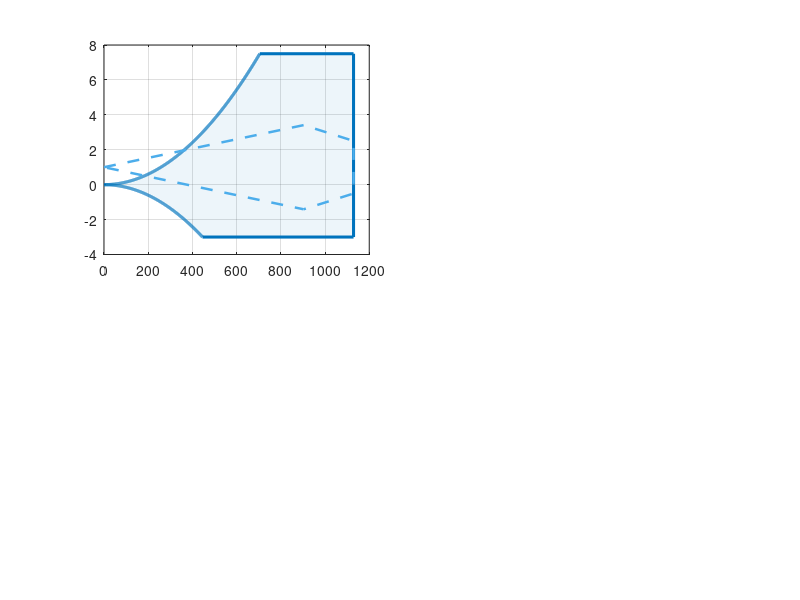

MATLAB code for this plot: (Note: this script raises an error after producing the figure.)
%% V-n Diagram — Next-Gen Carrier-Based Strike Fighter
%  AE 460B — Group 2
%
%  References:
%    [1] Nicolai, "Fundamentals of Aircraft and Airship Design, Vol. 1,"
%        Ch. 19, Sec. 19.2 — Structural Design Criteria (V-n diagram)
%    [2] MIL-A-8861B — Airplane Strength and Rigidity: Flight Loads
%    [3] Roskam, "Airplane Design," Part V
%    [4] AE460 MASTER SHEET.xlsx (source of truth)
%
%  Per RCR Section 5.1 (Flight Loads), this script produces composite
%  V-n diagrams (n vs. EAS) for four configurations:
%    1. Lightest weight (A2A landing bring-back), sea level
%    2. Lightest weight (A2A landing bring-back), 45,000 ft
%    3. Heaviest weight (Strike TOGW),            sea level
%    4. Heaviest weight (Strike TOGW),            45,000 ft
%
%  All airspeeds are in ft/s EAS (equivalent airspeed).
%  Gust loads use the Nicolai Eq. 19.1 discrete gust method with the
%  Pratt gust alleviation factor K_g.

clear; clc; close all;

%% ========================================================================
%  AIRCRAFT PARAMETERS — AE460 MASTER SHEET.xlsx
%  ========================================================================

% ---------- Weights ----------
% Heaviest: Strike TOGW (Mission Weight sheet)
W_heavy = 51752;       % [lb]

% Lightest: A2A bring-back (landing) weight per RFP Sec 3.2.2
%   = We + 25% Wf + 50% W_PL
%   = 24808 + 0.25*19308 + 0.50*5500 = 32,385 lb
W_light = 32385;       % [lb]

% ---------- Wing Geometry (WingLayout sheet) ----------
S       = 457;         % Wing planform area [ft^2]
b       = 45;          % Wing span [ft]
AR      = 4.431;       % Aspect ratio
c_bar   = 126.38/12;   % Mean aerodynamic chord [ft] (126.38 in)

% ---------- Aerodynamic Data ----------
CL_max  =  0.9;        % Max lift coefficient, clean (Maneuver sheet)
CL_min  = -0.9;        % Min lift coefficient (symmetric airfoil)

% ---------- Standard Atmosphere ----------
rho_SL  = 0.002378;    % Sea-level density [slug/ft^3]
rho_45k = 0.000462;    % Density at 45,000 ft [slug/ft^3]
g       = 32.174;      % Gravity [ft/s^2]

% ---------- Structural Limits (MIL-A-8861B, fighter) ----------
n_pos   =  7.5;        % Positive limit load factor
n_neg   = -3.0;        % Negative limit load factor
SF_ult  =  1.5;        % Ultimate safety factor

% ---------- Design Speeds [ft/s EAS] ----------
% V_C from Wing_Area_Sizing: Mach 0.81 at SL = 903 ft/s
% V_D per MIL-A-8861B: V_D >= 1.2*V_C (using 1.25 for margin)
V_C = 903;             % Design cruise speed [ft/s EAS]
V_D = round(1.25 * V_C);  % Design dive speed [ft/s EAS] = 1129

% ---------- MIL-A-8861B Gust Velocities U_de [ft/s] ----------
% SL–20,000 ft: U_B=66, U_C=50, U_D=25
% 50,000 ft:    U_B=38, U_C=25, U_D=12.5
% 45,000 ft (linear interpolation):
gust_data = struct( ...
    'SL',    struct('U_C', 50,   'U_D', 25), ...
    'alt45', struct('U_C', 29.2, 'U_D', 14.6));

% ---------- Derived: Lift-curve slope ----------
% Nicolai low-AR formula (incompressible):
CL_alpha = 2*pi*AR / (2 + sqrt(AR^2 + 4));  % [1/rad]

%% ========================================================================
%  BUILD AND PLOT FOUR V-n DIAGRAMS
%  ========================================================================

weights   = [W_light,  W_heavy];
wt_names  = {'Lightest — A2A Landing (32,385 lb)', ...
              'Heaviest — Strike TOGW (51,752 lb)'};
wt_short  = {'A2A Landing', 'Strike TOGW'};

alt_vals  = [0, 45000];
alt_names = {'Sea Level', '45,000 ft'};
rho_alt   = [rho_SL, rho_45k];
gust_set  = {'SL', 'alt45'};

V = linspace(0, V_D * 1.15, 2000);  % Speed vector [ft/s EAS]

% Colors
c_man  = {[0.00 0.45 0.74], [0.85 0.33 0.10]};   % maneuver: blue / orange
c_gust = {[0.30 0.68 0.92], [0.93 0.60 0.35]};   % gust: light blue / light orange

fig = figure('Position', [50 50 1400 1000], 'Color', 'w');

panel = 0;
for a = 1:2           % altitude loop
    for w = 1:2       % weight loop
        panel = panel + 1;
        subplot(2, 2, panel);
        hold on; grid on; box on;

        W  = weights(w);
        WS = W / S;
        U_C_gust = gust_data.(gust_set{a}).U_C;
        U_D_gust = gust_data.(gust_set{a}).U_D;

        % ===================== MANEUVER ENVELOPE =====================
        % EAS-based: n = rho_SL * V_EAS^2 * S * CL / (2*W)
        n_stall_pos = (rho_SL * V.^2 * S * CL_max) / (2*W);
        n_stall_neg = (rho_SL * V.^2 * S * CL_min) / (2*W);

        V_S1    = sqrt(2*W / (rho_SL * S * CL_max));     % 1-g stall [ft/s EAS]
        V_A     = V_S1 * sqrt(n_pos);                     % Corner speed
        V_Aneg  = V_S1 * sqrt(abs(n_neg));                % Neg corner speed

        % --- Positive boundary ---
        ip = V <= V_A & n_stall_pos <= n_pos;
        V_p = [V(ip), V_A, V_D, V_D];
        n_p = [n_stall_pos(ip), n_pos, n_pos, 0];

        % --- Negative boundary ---
        in_ = V <= V_Aneg & n_stall_neg >= n_neg;
        V_n = [V_D, V_D, V_Aneg, fliplr(V(in_))];
        n_n = [0, n_neg, n_neg, fliplr(n_stall_neg(in_))];

        % Full maneuver envelope
        V_env = [V_p, V_n];
        n_env = [n_p, n_n];

        fill(V_env, n_env, c_man{w}, 'FaceAlpha', 0.07, ...
             'EdgeColor', c_man{w}, 'LineWidth', 2.2, ...
             'DisplayName', 'Maneuver Envelope');

        % ===================== GUST ENVELOPE =========================
        % Nicolai Eq. 19.1: n = 1 +/- (K_g * CL_a * U_e * V_e)/(498*W/S)
        %   (with V_e in KEAS and U_e in ft/s)
        % Equivalent form in ft/s EAS:
        %   dn = K_g * rho_SL * CL_a * U_e * V_EAS / (2 * W/S)
        mu  = 2*WS / (rho_SL * c_bar * CL_alpha * g);
        K_g = 0.88 * mu / (5.3 + mu);

        dn_C = K_g * rho_SL * CL_alpha * U_C_gust * V_C / (2*WS);
        dn_D = K_g * rho_SL * CL_alpha * U_D_gust * V_D / (2*WS);

        V_gust = [0, V_C, V_D, V_D, V_C, 0];
        n_gust = [1, 1+dn_C, 1+dn_D, 1-dn_D, 1-dn_C, 1];

        plot(V_gust, n_gust, '--', 'Color', c_gust{w}, 'LineWidth', 1.8, ...
             'DisplayName', 'Gust Envelope');

        % ===================== ANNOTATIONS ===========================
        yline(0, 'k-', 'LineWidth', 0.5, 'HandleVisibility', 'off');
        yline(1, 'k:', 'LineWidth', 0.4, 'HandleVisibility', 'off');
        yline(n_pos, '-.', 'Color', [0.6 0 0], 'LineWidth', 0.8, ...
              'HandleVisibility', 'off');
        yline(n_neg, '-.', 'Color', [0.6 0 0], 'LineWidth', 0.8, ...
              'HandleVisibility', 'off');

        % Speed markers
        plot(V_S1, 1, 'kv', 'MarkerSize', 7, 'MarkerFaceColor', 'k', ...
             'HandleVisibility', 'off');
        plot(V_A, n_pos, 'o', 'Color', c_man{w}, 'MarkerSize', 7, ...
             'MarkerFaceColor', c_man{w}, 'HandleVisibility', 'off');

        text(V_S1, 1.5, sprintf('V_S=%.0f', V_S1), 'FontSize', 8, ...
             'HorizontalAlignment', 'center');
        text(V_A+12, n_pos-0.6, sprintf('V_A=%.0f', V_A), ...
             'FontSize', 8, 'Color', c_man{w});
        text(V_C, n_pos+0.9, sprintf('V_C=%d', V_C), 'FontSize', 8, ...
             'HorizontalAlignment', 'center', 'FontWeight', 'bold');
        text(V_D, n_pos+0.9, sprintf('V_D=%d', V_D), 'FontSize', 8, ...
             'HorizontalAlignment', 'center', 'FontWeight', 'bold');
        text(30, n_pos+0.35, sprintf('n^+_{lim}=+%.1fg', n_pos), ...
             'FontSize', 7, 'Color', [0.6 0 0]);
        text(30, n_neg-0.45, sprintf('n^-_{lim}=%.1fg', n_neg), ...
             'FontSize', 7, 'Color', [0.6 0 0]);

        xlabel('Equivalent Airspeed, V_{EAS} [ft/s]', 'FontSize', 10);
        ylabel('Load Factor, n_z [g]', 'FontSize', 10);
        title(sprintf('%s @ %s', wt_short{w}, alt_names{a}), 'FontSize', 11);
        xlim([0, V_D * 1.15]);
        ylim([n_neg - 2, n_pos + 2.5]);
        legend('Location', 'northwest', 'FontSize', 8);
        set(gca, 'FontSize', 9);

        % --- Summary ---
        fprintf('\n--- %s @ %s ---\n', wt_names{w}, alt_names{a});
        fprintf('  W = %.0f lb,  W/S = %.2f psf\n', W, WS);
        fprintf('  V_S = %.1f ft/s,  V_A = %.1f ft/s\n', V_S1, V_A);
        fprintf('  mu = %.2f,  K_g = %.4f\n', mu, K_g);
        fprintf('  dn(V_C) = %.3f,  dn(V_D) = %.3f\n', dn_C, dn_D);
        fprintf('  Gust n+ @V_C = %.3f,  Gust n- @V_C = %.3f\n', 1+dn_C, 1-dn_C);
    end
end

sgtitle({'V-n Diagrams — Next-Gen Carrier-Based Strike Fighter'; ...
         'MIL-A-8861B | AE 460B Group 2'}, ...
         'FontSize', 14, 'FontWeight', 'bold');

% --- Save ---
print('Vn_Diagrams_Composite', '-dpng', '-r300');
fprintf('\n=== V-n Diagrams saved. ===\n');
